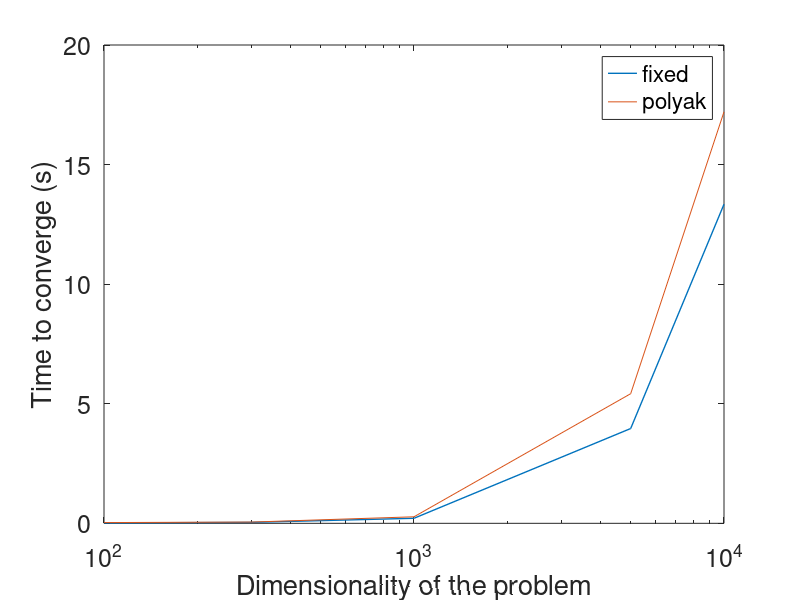

This figure's MATLAB source: (Note: this script raises an error after producing the figure.)
dimensionalities = [100, 300, 1000, 5000 10000];

% vector of timing for fixed step size
fixed_timing_100 = [1.084006e-02, 1.222169e-02, 1.385670e-02, 1.623224e-02, 1.498239e-02, 2.454957e-02];
fixed_timing = [mean(fixed_timing_100), 3.930736e-02, 2.105392e-01, 3.963731e+00, 1.334200e+01];

% vector of timing for polyak step size
polyak_timing_100 = [1.049083e-02, 2.188802e-02, 2.545656e-02, 2.026503e-02, 2.878615e-02, 7.883645e-02];
polyak_timing = [mean(polyak_timing_100), 5.253568e-02, 2.729058e-01, 5.419650e+00, 1.720615e+01];

figure('DefaultAxesFontSize',18);
semilogx(dimensionalities, fixed_timing, 'LineWidth',1);
hold on
semilogx(dimensionalities, polyak_timing);
xlabel('Dimensionality of the problem', 'LineWidth',1);
ylabel('Time to converge (s)');
lgd = legend('fixed', 'polyak');
lgd.FontSize = 15;

fplot(@(x) (0.00016)*x.*log(x), [100, 10000]);